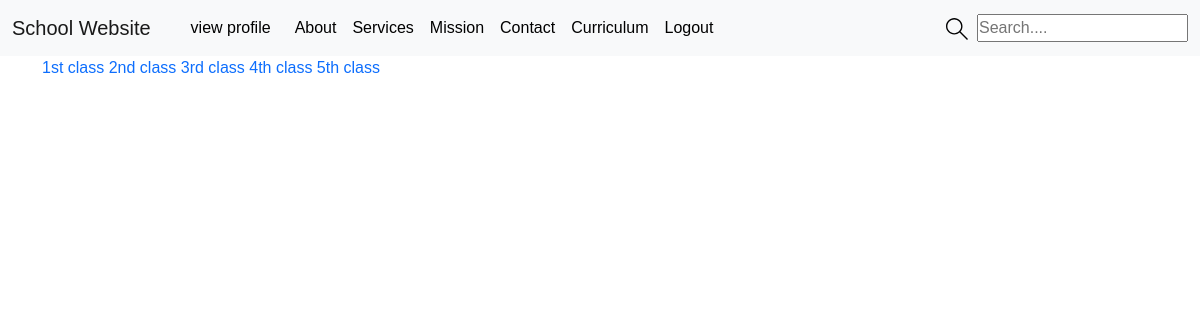
Screenshot of /curriculum/ (signed in) with the database file from the repository.
### curriculum/models.py (models this page shows, shortened)
class Standard(models.Model):
    standard_id = models.CharField(unique=True,max_length=100,null=True)
    name = models.CharField(max_length=100,unique=True)
    slug = models.SlugField(null=True,blank=True)
    description = models.TextField(max_length=500,blank = True)

### curriculum/views.py (the view)
# urls.py: path('', views.StandardListView,name='standard_list' ),
def StandardListView(request):
    if request.user.is_authenticated:
        page = 'after_login'
        user = request.user
        standards = Standard.objects.all()
        context = {
            'page':page,
            'user':user,
            'standards':standards
        }
        return render(request,'curriculum/standard_list_view.html',context)
    return HttpResponse("you are not logged in login first!!")

### curriculum/templates/curriculum/standard_list_view.html (shortened to what this page needs)
{% extends 'main.html' %}
{% block content %}
    <div class="container">
        {% for standard in standards %}
            <a href="{% url 'curriculum:subject_list' standard.standard_id %}">{{ standard.name }}</a>
        {% endfor %}
    </div>
{% endblock %}

### static/css/homePage.css (style rules this page uses)
* { margin: 0; padding: 0; box-sizing: border-box; font-family: 'Nunito', sans-serif; }
a { text-decoration: none; }

### rows the page displays
Standard: name "1st class"
Standard: name "2nd class"
Standard: name "3rd class"
Standard: name "4th class"
Standard: name "5th class"
